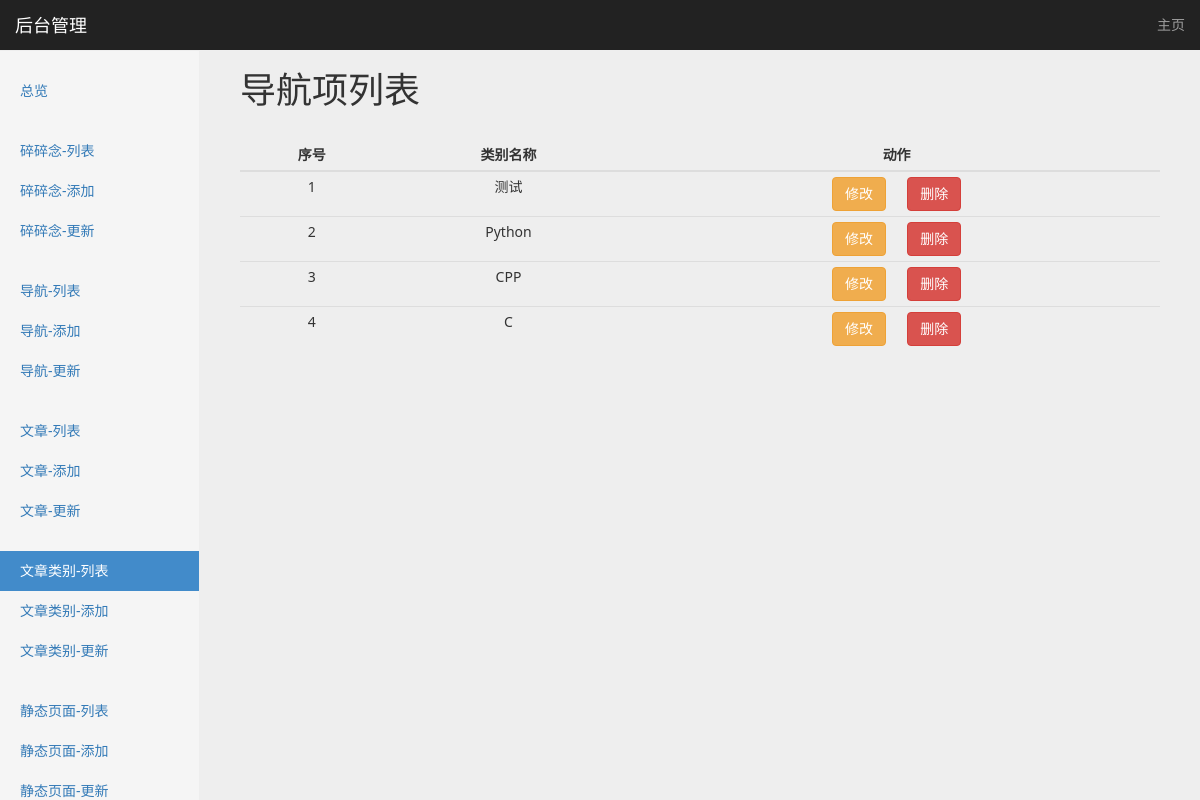
The app's page /article/category/list/ (signed in) with its own data.
### article/models.py (models this page shows, shortened)
class Category(models.Model):
    name = models.CharField(max_length=32)

### article/views.py (the view)
class CategoryListView(LoginRequiredMixin, ListView):
    login_url = reverse_lazy('user-login')
    model = Category
    context_object_name = 'category_list'
    def get_context_data(self, *args, **kwargs):
        context = super(CategoryListView, self).get_context_data(**kwargs)
        context['active_page'] = 'category-list'
        return context

### templates/article/category_list.html (shortened to what this page needs)
{% extends 'website/backend/backend_base.html' %}
{% block option-title %}
    导航项列表
{% endblock %}
{% block content %}
    <div class="col-md-12">
        <table class="table table-hover table-responsive table-condensed dashboard-table">
            <thead>
                <tr>
                    <th>序号</th>
                    <th>类别名称</th>
                    <th>动作</th>
                </tr>
            </thead>
            <tbody>
                {% for item in category_list %}
                    <tr>
                        <td>{{ forloop.counter }}</td>
                        <td>{{ item.name }}</td>
                        <td>
                            <a href="{% url 'category-update' item.pk %}" class="btn btn-warning" role="button">修改</a>
                            <button class="btn btn-danger" role="button" data-id="{{ item.id }}">删除</button>
                        </td>
                    </tr>
                {% endfor %}
            </tbody>
        </table>
    </div>
{% endblock %}

### website/static/css/main.css (style rules this page uses)
body { background-color: #eeeeee; font-family: "Segoe UI", "Microsoft YaHei UI", sans-serif, "Segoe MDL2 Assets", "Symbols"; }

### website/static/css/dashboard.css (style rules this page uses)
body { padding-top: 50px; }
.dashboard-table th { text-align: center; }

### records on screen
Category: name "测试"
Category: name "Python"
Category: name "CPP"
Category: name "C"
